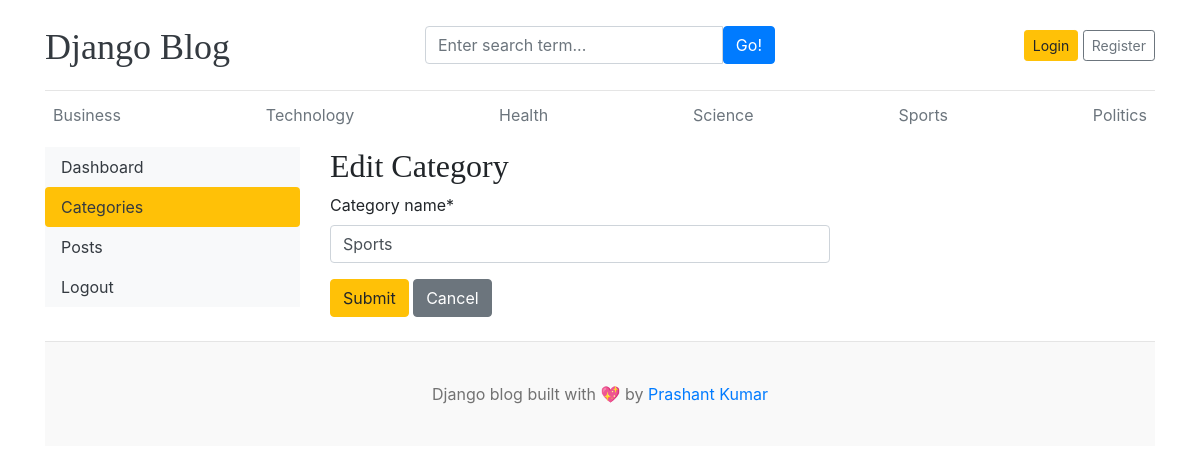
/dashboards/categories/edit/1/, run on the app's committed database.
### blogs/models.py (models this page shows, shortened)
class Category(models.Model):
    category_name = models.CharField(max_length=50, unique=True)
    created_at = models.DateTimeField(auto_now_add=True)
    updated_at = models.DateTimeField(auto_now=True)
    class Meta:
        verbose_name_plural = 'Categories'

### dashboards/views.py (the view)
# urls.py: path('categories/edit/<int:pk>/', views.edit_category, name='edit_category'),
def edit_category(request, pk):
    category = get_object_or_404(Category, id=pk)
    if request.method == 'POST':
        if 'submit' in request.POST:
            form = CategoryForm(request.POST, instance=category)
            if form.is_valid():
                form.save()
                return redirect('categories')
        else:
            return redirect('categories')
    else:
        form = CategoryForm(instance=category)
    length = len(form.initial['category_name'])
    form.fields['category_name'].widget.attrs['onfocus'] = f'this.setSelectionRange({0}, {length})'
    context = {
        'form':form,
        'category':category
    }
    return render(request, 'dashboard/edit_category.html', context)

### dashboards/forms.py
class CategoryForm(forms.ModelForm):
    class Meta:
        model = Category
        fields = '__all__'
        widgets = {
            'category_name': forms.TextInput(attrs={
                'autofocus': True,
            }),
        }

### blogs/context_processors.py (called while the page is built)
def get_categories(request):
    categories = Category.objects.all().order_by('-updated_at')
    return {'categories':categories}

def get_social_links(request):
    social_links = SocialLink.objects.all()
    return {'social_links':social_links}

### templates/dashboard/edit_category.html (shortened to what this page needs)
{% extends '_base.html' %}
{% load crispy_forms_tags %}
{% block content %}
<div class="row">
    {% include 'dashboard/sidebar.html' %}
    <div class="col-md-9">
        <h2>Edit Category</h2>
        <form action="{% url 'edit_category' category.id %}" method="POST" style="width: 500px;">
            {{form|crispy}}
            <button name="submit" type="submit" class="btn btn-warning">Submit</button>
            <button type="cancel" class="btn btn-secondary">Cancel</button>
        </form>
        <br>
    </div>
</div>
{% endblock content %}

### templates/_base.html (shortened to what this page needs)
{% load static %}
<!DOCTYPE html>
<html lang="en" style="overflow-y: scroll;">
<head>
    <link href="https://getbootstrap.com/docs/4.0/dist/css/bootstrap.min.css" rel="stylesheet">
    <link href="{% static 'css/blog.css' %}" rel="stylesheet">
    <link rel="stylesheet" href="https://cdnjs.cloudflare.com/ajax/libs/font-awesome/4.7.0/css/font-awesome.min.css">
  </head>
<body>
    <div class="container">
      <header class="blog-header py-3">
        <div class="row flex-nowrap justify-content-between align-items-center">
          <div class="col-4 pt-1">
            <a class="blog-header-logo text-dark" href="/">Django Blog</a>
          </div>
          <div class="col-4">
            <form action="{% url 'search' %}" method="GET">
              <div class="input-group">
                <input class="form-control" name="keyword" value="{{keyword}}" type="text" placeholder="Enter search term..." aria-label="Enter search term..." aria-describedby="button-search" />
                <button type="submit" class="btn btn-primary" id="button-search" type="button">Go!</button>
            </div>
            </form>
          </div>
          <div class="col-4 d-flex justify-content-end align-items-center">
            {% if not user.is_authenticated %}
            <a class="btn btn-sm btn-warning" href="{% url 'login' %}">Login</a> &nbsp;
            <a class="btn btn-sm btn-outline-secondary" href="{% url 'register' %}">Register</a>
            {% else %}
            <span><a href="{% url 'dashboard' %}">Dashboard</a></span>
            &emsp;
            <span><a href="{% url 'logout' %}">Logout</a></span>
            {% endif %}
          </div>
        </div>
      </header>
      <div class="nav-scroller py-1 mb-2">
        <nav class="nav d-flex justify-content-between">
          {% for i in categories %}
          <a class="p-2 text-muted" href="{% url 'post_by_category' i.id %}">{{ i.category_name }}</a>
          {% endfor %}
        </nav>
      </div>
{% block content %}
{% endblock content %}
<footer class="blog-footer">
    <p>Django blog built with 💖 by <a href="#">Prashant Kumar</a></p>
</footer>
</body>
</html>

### blog_main/static/css/blog.css (style rules this page uses)
.blog-header { border-bottom: 1px solid #e5e5e5; }
.blog-header-logo { font-family: "Playfair Display", Georgia, "Times New Roman", serif; font-size: 2.25rem; }
h1, h2, h3, h4, h5, h6 { font-family: "Playfair Display", Georgia, "Times New Roman", serif; }
.blog-footer { padding: 2.5rem 0; color: #727272; text-align: center; background-color: #f9f9f9; border-top: .05rem solid #e5e5e5; }
.blog-footer p:last-child { margin-bottom: 0; }

### data on the page
Category: category_name "Business"
Category: category_name "Technology"
Category: category_name "Health"
Category: category_name "Science"
Category: category_name "Sports"
Category: category_name "Politics"
